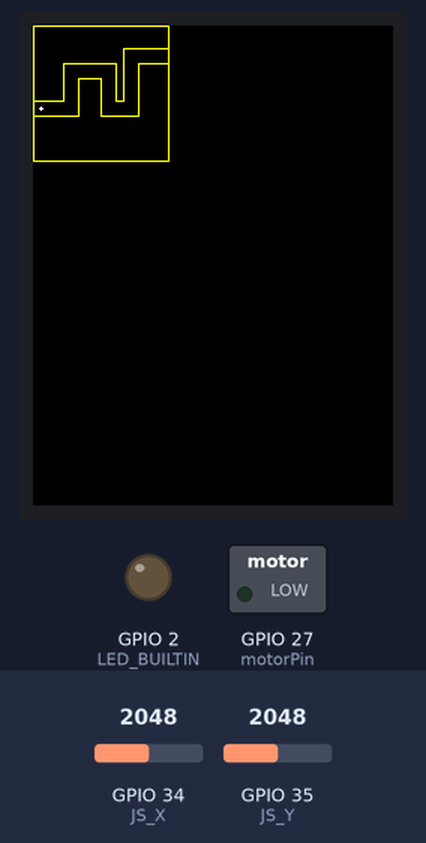
A sketch run on a simulated ESP32. Shown: 240×320 colour display, switched loads named in the sketch (green lamp = pin HIGH), output pins drawn as LEDs (lit = HIGH). Dashed ring = blinking. The test bench sets the inputs (shaded band); at power-on: GPIO 34 (JS_X) = 2048, GPIO 35 (JS_Y) = 2048.

Above: at 1.3 s.
1.4 s: GPIO 34 (JS_X) set to 2100
At 3.05 s:
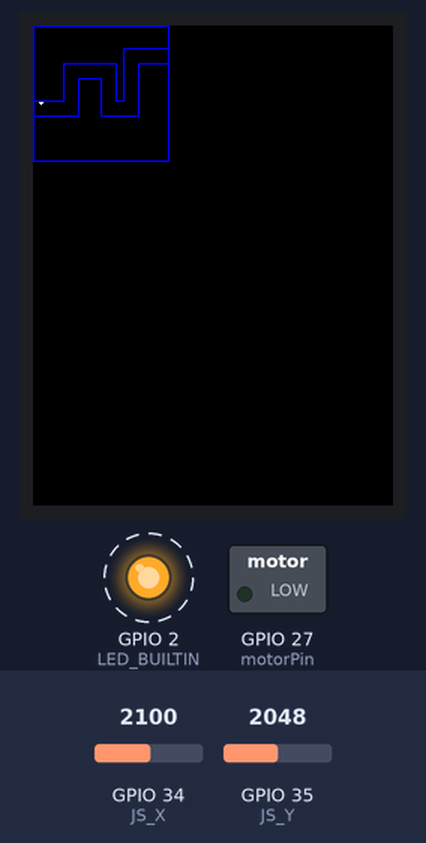
4.4 s: GPIO 34 (JS_X) set to 2047
At 5.31 s:
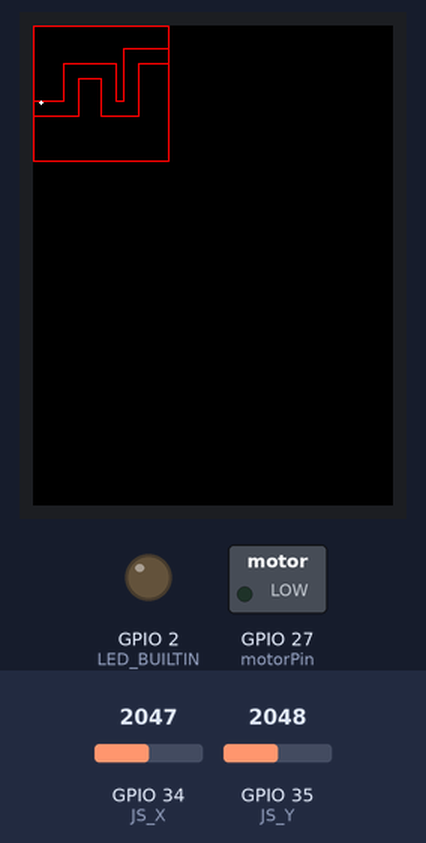
6.6 s: GPIO 35 (JS_Y) set to 2866
8.4 s: GPIO 35 (JS_Y) set to 2047
10.2 s: GPIO 34 (JS_X) set to 2866
At 10.61 s:
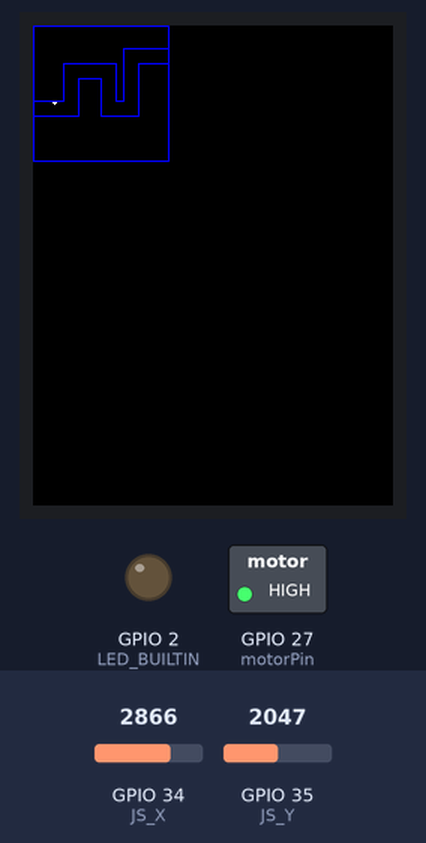
12.0 s: GPIO 34 (JS_X) set to 2008
At 12.14 s:
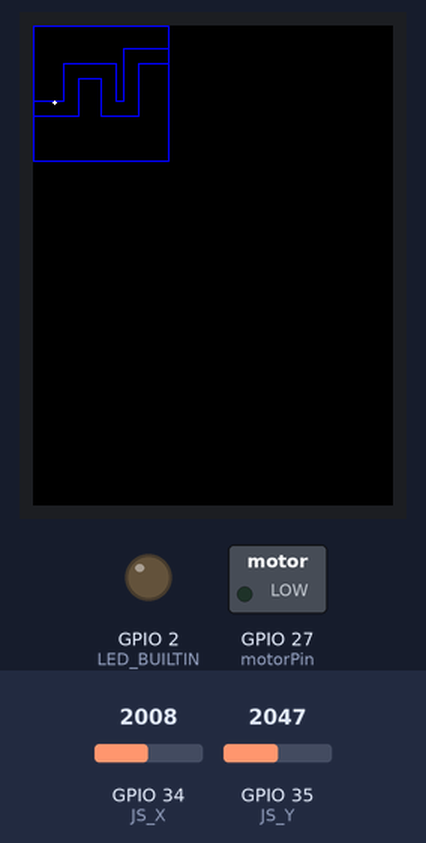
Timing chart, 0 to 15.0 s (numbered marks = the images above; inputs shaded):
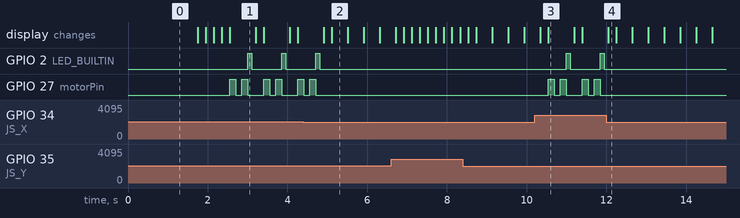

The sketch:

Working-Code-V.3.ino
```cpp
/***********************
*
* Created by Jonas Kjeldmand Jensen
* November 2023
*
* Haptic Game for the Blind
*
***********************/


#include <Adafruit_ILI9341.h>
#include <SPI.h>

// Pin connections for the display (adjust according to your wiring)
#define TFT_DC 12 // DC or RS pin (GPIO33 on ESP32)
#define TFT_CS 13 // CS or SS pin (GPIO15 on ESP32)
#define TFT_RST 4  // Reset pin (GPIO32 on ESP32, optional)
#define TFT_MOSI 23  // MOSI pin (GPIO13 on ESP32)
#define TFT_CLK  18  // CLK or SCK pin (GPIO14 on ESP32)

//For the stick pins
#define JS_X 34
#define JS_Y 35
#define JS_BOT 33

// For the vibration motor pin
#define motorPin 27

// Verify by having the built-in LED blink as well
#define LED_BUILTIN 2

// Macros for colors to use (16 bit)
#define BLACK 0x0000
#define NAVY 0x000F
#define DARKGREEN 0x03E0
#define DARKCYAN 0x03EF
#define MAROON 0x7800
#define PURPLE 0x780F
#define OLIVE 0x7BE0
#define LIGHTGREY 0xC618
#define DARKGREY 0x7BEF
#define BLUE 0x001F
#define GREEN 0x07E0
#define CYAN 0x07FF
#define RED 0xF800
#define MAGENTA 0xF81F
#define YELLOW 0xFFE0
#define WHITE 0xFFFF
#define ORANGE 0xFD20
#define GREENYELLOW 0xAFE5
#define PINK 0xF81F
#define LIME 0x67E0

// Constants representing movement directions for a game or application
#define DIR_STOP 0   // No movement
#define DIR_UP 1     // Upward movement
#define DIR_DOWN 2   // Downward movement
#define DIR_LEFT 3   // Leftward movement
#define DIR_RIGHT 4  // Rightward movement

// Variables for joystick input tracking
int xValue = 0;   // To store the value of the X-axis
int yValue = 0;   // To store the value of the Y-axis
int xLast = 0;    // Store the previous value of X
int yLast = 0;    // Store the previous value of Y, only print out when changes occur

// Set the initial player starting point
int x = 5;
int y = 55;

// Wall coordinates making up the map
const int WALL_COORDS[][4] = {
  //  <->   up   <->   down
  //  0     0     0     0
  {0, 0, 90, 0}, // top
  {90, 0, 90, 90}, // right
  {0, 90, 90, 90}, // bottom
  {0, 0, 0, 90}, // left
  // Draw the walls of the maze
  //1st horizontal tube lines
  {0, 60, 30, 60},
  {0, 50, 20, 50},
  // 1st vertical tube lines
  {20, 50, 20, 25},
  {30, 60, 30, 35},
  // 2nd horizontal tube lines
  {45, 35, 30, 35},
  {55, 25, 20, 25},
  // 2nd vertical tube lines
  {55, 50, 55, 25},
  {45, 60, 45, 35},
  // 3nd horizontal tube lines
  {55, 50, 60, 50},
  {45, 60, 70, 60},
  // 3rd vertical tube lines
  {70, 60, 70, 25},
  {60, 50, 60, 15},
  // 4th horizontal tube lines
  {60, 15, 90, 15},
  {90, 25, 70, 25},
  };

// Create an instance of the ILI9341 display
Adafruit_ILI9341 tft = Adafruit_ILI9341(TFT_CS, TFT_DC, TFT_RST);

//are we debugging?
bool Debugging = true;
bool mazeRed = false;

void setup() {

  Serial.begin(9600);
  while (!Serial);
  pinMode(motorPin, OUTPUT);
  pinMode(LED_BUILTIN, OUTPUT);
  tft.begin();

  mazeWalls(RED);  // Draw the original red walls
  mazeWalls(YELLOW);  // Draw the additional yellow walls
}

// Function to read joystick input and determine direction
int readStick() {
  // Initialize the result to stop
  int result = DIR_STOP;
  // Read analog X and Y values from joystick
  xValue = analogRead(JS_X);
  yValue = analogRead(JS_Y);

  // Check X-axis for up or down
  if (xValue == 0) {
    // Down
    result = DIR_DOWN;
  } else if (xValue > 2048) {
    // Up
    result = DIR_UP;
  }
  // If no up or down input, check Y-axis for left or right
  if (result == DIR_STOP) {
    if (yValue == 0) {
      // Left
      result = DIR_LEFT;
    } else if (yValue > 2048) {
      // Right
      result = DIR_RIGHT;
    }
  }
  // Return the detected direction
  return result;
}

// Function to draw a player at the specified coordinates with the given color
void drawPlayer(uint16_t color) {
  // Draw pixels at the center and surrounding positions to create a simple player representation
  tft.drawPixel(x, y  , color); // Center pixel
  tft.drawPixel(x, y-1, color); // Pixel above center
  tft.drawPixel(x-1, y, color); // Pixel to the left of center
  tft.drawPixel(x, y+1, color); // Pixel below center
  tft.drawPixel(x+1, y, color); // Pixel to the right of center
}

void loop() {
  // Read joystick input to determine buttons pressed
  int buttons = readStick();

  // Draw the player on the screen with a white color
  drawPlayer(WHITE);
  delay(200); // Introduce a delay to control the speed of the loop (adjust as needed)

  // If the variable 'mazeRed' is true, draw maze walls in red
  if (mazeRed) {
      mazeWalls(RED);
  }

  // Check if the user's next move will intersect with a wall
  bool canMove = buttons != DIR_STOP;
  int nextX = x, nextY = y;

  if (buttons == DIR_LEFT) {
    nextX -= 1;
    if (nextX < 0 || nextX > 127) { // out of bounds
      canMove = false;
    } else {
      // Check if the next move intersects with a wall
      if (wallCollision(nextX, nextY)) canMove = false;
    }
  } else if (buttons == DIR_UP) {
    nextY -= 1;
    if (nextY < 0 || nextY > 159) { // out of bounds
      canMove = false;
    } else {
      // Check if the next move intersects with a wall
      if (wallCollision(nextX, nextY)) canMove = false;
    }
  } else if (buttons == DIR_RIGHT) {
    nextX += 1;
    if (nextX < 0 || nextX > 127) { // out of bounds
      canMove = false;
    } else {
      // Check if the next move intersects with a wall
      if (wallCollision(nextX, nextY)) canMove = false;
    }
  } else if (buttons == DIR_DOWN) {
    nextY += 1;
    if (nextY < 0 || nextY > 159) { // out of bounds
      canMove = false;
    } else {
      // Check if the next move intersects with a wall
      if (wallCollision(nextX, nextY)) canMove = false;
    }
  }

  // If the user can move, update the player's position
  if (canMove) {
    // Erase the last position by drawing the player in black
    drawPlayer(BLACK);
    // Update the player's position to the new coordinates
    x = nextX;
    y = nextY;
  }
}

// Function to check if the next move intersects with a wall
bool wallCollision(int nx, int ny) {
  bool result = false;

  // Iterate through each wall in WALL_COORDS
  for (int i = 0; i < sizeof(WALL_COORDS) / sizeof(WALL_COORDS[0]); i++) {
    // Extract coordinates of the current wall
    int x1 = WALL_COORDS[i][0];
    int y1 = WALL_COORDS[i][1];
    int x2 = WALL_COORDS[i][2];
    int y2 = WALL_COORDS[i][3];

    // Check if the next move intersects with the current wall
    if (x1 == x2 && x1 == nx && y1 <= ny && y2 >= ny ||
        y1 == y2 && y1 == ny && x1 <= nx && x2 >= nx) {
      // Set result to true if there is a collision
      result = true;

      //flash maze walls BLUE when player collides with wall
      mazeWalls(BLUE);
      mazeRed = true;

      // motor motorPinates when player collides with wall
      digitalWrite(motorPin, 1);
      delay(150);
      digitalWrite(motorPin, 0);
      delay(150);
      digitalWrite(motorPin, 1);
      delay(150);
      digitalWrite(motorPin, 0);

      // Built-in LED light
      digitalWrite(LED_BUILTIN, HIGH);   // turn the LED on (HIGH is the voltage level)
      delay(100);                       // wait for a second
      digitalWrite(LED_BUILTIN, LOW);    // turn the LED off by making the voltage LOW
      delay(100);

      // Break out of the loop since we found a collision
      break;
    }
  }
  // Return the final result (true if there is a collision, false otherwise)
  return result;
}

// Function to draw maze walls on the screen
void mazeWalls(uint16_t color) {
  // Draw the walls of the maze
  for (int i = 0; i < sizeof(WALL_COORDS) / sizeof(WALL_COORDS[0]); i++) {
    // Extract coordinates of the current wall
    int x1 = WALL_COORDS[i][0];
    int y1 = WALL_COORDS[i][1];
    int x2 = WALL_COORDS[i][2];
    int y2 = WALL_COORDS[i][3];

    // Draw a line between the two coordinates to represent a wall
    tft.drawLine(x1, y1, x2, y2, color);
  }
}
```

Measured:
- the behaviour switches between 2048 and 2049 on GPIO 34 (JS_X) (found by bisection; images 0 and 1)
- after the input at 1.4 s, GPIO 2 (LED_BUILTIN): alternates HIGH for 0.10 s and LOW for 0.75 s, starting after 1.6 s; GPIO 27 (motorPin): LOW → HIGH after 1.2 s, → LOW 0.15 s later, → HIGH 0.15 s later, → LOW 0.15 s later, … (9 changes in this stretch); the display: first changes after 0.35 s (image 1 shows a later state)
- after the input at 4.4 s, GPIO 2 (LED_BUILTIN): goes on until 4.8 s, then stays LOW; GPIO 27 (motorPin): goes on until 4.7 s, then stays LOW; the display: first differs from a run without the input after 0.71 s (image 2)
- after the input at 10.2 s, GPIO 2 (LED_BUILTIN): alternates HIGH for 0.10 s and LOW for 0.75 s, starting after 0.79 s; GPIO 27 (motorPin): LOW → HIGH after 0.34 s, → LOW 0.15 s later, → HIGH 0.15 s later, → LOW 0.15 s later, … (8 changes in this stretch); the display: first differs from a run without the input after 0.34 s (image 3)
- after the input at 12.0 s, GPIO 2 (LED_BUILTIN), GPIO 27 (motorPin): stops changing and stays LOW
